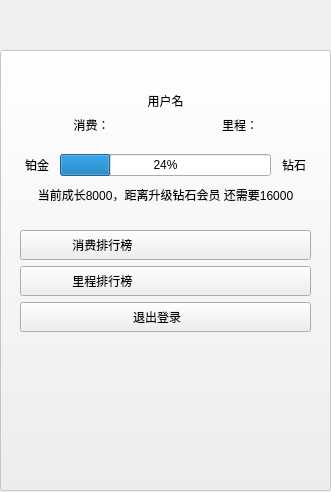
<?xml version="1.0" encoding="UTF-8"?>
<ui version="4.0">
 <class>userinfo</class>
 <widget class="QWidget" name="userinfo">
  <property name="geometry">
   <rect>
    <x>0</x>
    <y>0</y>
    <width>331</width>
    <height>492</height>
   </rect>
  </property>
  <property name="windowTitle">
   <string>Form</string>
  </property>
  <widget class="QPushButton" name="pushButton_4">
   <property name="enabled">
    <bool>false</bool>
   </property>
   <property name="geometry">
    <rect>
     <x>0</x>
     <y>50</y>
     <width>331</width>
     <height>441</height>
    </rect>
   </property>
   <property name="text">
    <string/>
   </property>
   <property name="checkable">
    <bool>false</bool>
   </property>
  </widget>
  <widget class="QWidget" name="verticalLayoutWidget">
   <property name="geometry">
    <rect>
     <x>20</x>
     <y>10</y>
     <width>291</width>
     <height>451</height>
    </rect>
   </property>
   <layout class="QVBoxLayout" name="verticalLayout" stretch="0,0,0,0,0,0,0,0,0,0,0">
    <item>
     <layout class="QHBoxLayout" name="horizontalLayout_3">
      <item>
       <widget class="QLabel" name="label">
        <property name="sizePolicy">
         <sizepolicy hsizetype="Preferred" vsizetype="Preferred">
          <horstretch>0</horstretch>
          <verstretch>0</verstretch>
         </sizepolicy>
        </property>
        <property name="minimumSize">
         <size>
          <width>76</width>
          <height>76</height>
         </size>
        </property>
        <property name="maximumSize">
         <size>
          <width>76</width>
          <height>76</height>
         </size>
        </property>
        <property name="layoutDirection">
         <enum>Qt::LayoutDirection::LeftToRight</enum>
        </property>
        <property name="text">
         <string/>
        </property>
        <property name="scaledContents">
         <bool>true</bool>
        </property>
        <property name="alignment">
         <set>Qt::AlignmentFlag::AlignCenter</set>
        </property>
       </widget>
      </item>
     </layout>
    </item>
    <item>
     <widget class="QLabel" name="label_2">
      <property name="text">
       <string>用户名</string>
      </property>
      <property name="alignment">
       <set>Qt::AlignmentFlag::AlignCenter</set>
      </property>
     </widget>
    </item>
    <item>
     <layout class="QHBoxLayout" name="horizontalLayout">
      <item>
       <widget class="QLabel" name="label_3">
        <property name="text">
         <string>消费：</string>
        </property>
        <property name="alignment">
         <set>Qt::AlignmentFlag::AlignCenter</set>
        </property>
       </widget>
      </item>
      <item>
       <widget class="QLabel" name="label_4">
        <property name="text">
         <string>里程：</string>
        </property>
        <property name="alignment">
         <set>Qt::AlignmentFlag::AlignCenter</set>
        </property>
       </widget>
      </item>
     </layout>
    </item>
    <item>
     <spacer name="verticalSpacer_3">
      <property name="orientation">
       <enum>Qt::Orientation::Vertical</enum>
      </property>
      <property name="sizeType">
       <enum>QSizePolicy::Policy::Fixed</enum>
      </property>
      <property name="sizeHint" stdset="0">
       <size>
        <width>20</width>
        <height>10</height>
       </size>
      </property>
     </spacer>
    </item>
    <item>
     <layout class="QHBoxLayout" name="horizontalLayout_2">
      <item>
       <widget class="QLabel" name="label_5">
        <property name="minimumSize">
         <size>
          <width>34</width>
          <height>30</height>
         </size>
        </property>
        <property name="maximumSize">
         <size>
          <width>34</width>
          <height>30</height>
         </size>
        </property>
        <property name="text">
         <string>铂金</string>
        </property>
        <property name="scaledContents">
         <bool>true</bool>
        </property>
        <property name="alignment">
         <set>Qt::AlignmentFlag::AlignCenter</set>
        </property>
       </widget>
      </item>
      <item>
       <widget class="QProgressBar" name="progressBar">
        <property name="value">
         <number>24</number>
        </property>
       </widget>
      </item>
      <item>
       <widget class="QLabel" name="label_6">
        <property name="minimumSize">
         <size>
          <width>34</width>
          <height>30</height>
         </size>
        </property>
        <property name="maximumSize">
         <size>
          <width>34</width>
          <height>30</height>
         </size>
        </property>
        <property name="text">
         <string>钻石</string>
        </property>
        <property name="scaledContents">
         <bool>true</bool>
        </property>
        <property name="alignment">
         <set>Qt::AlignmentFlag::AlignCenter</set>
        </property>
       </widget>
      </item>
     </layout>
    </item>
    <item>
     <widget class="QLabel" name="label_7">
      <property name="text">
       <string>当前成长8000，距离升级钻石会员 还需要16000</string>
      </property>
      <property name="alignment">
       <set>Qt::AlignmentFlag::AlignCenter</set>
      </property>
     </widget>
    </item>
    <item>
     <spacer name="verticalSpacer_2">
      <property name="orientation">
       <enum>Qt::Orientation::Vertical</enum>
      </property>
      <property name="sizeType">
       <enum>QSizePolicy::Policy::Fixed</enum>
      </property>
      <property name="sizeHint" stdset="0">
       <size>
        <width>20</width>
        <height>20</height>
       </size>
      </property>
     </spacer>
    </item>
    <item>
     <widget class="QPushButton" name="pushButton">
      <property name="minimumSize">
       <size>
        <width>0</width>
        <height>30</height>
       </size>
      </property>
      <property name="contextMenuPolicy">
       <enum>Qt::ContextMenuPolicy::CustomContextMenu</enum>
      </property>
      <property name="layoutDirection">
       <enum>Qt::LayoutDirection::RightToLeft</enum>
      </property>
      <property name="text">
       <string>消费排行榜                                      </string>
      </property>
      <property name="icon">
       <iconset resource="ApplicationIcon.qrc">
        <normaloff>:/build/Desktop_Qt_6_2_13_MinGW_64_bit-Debug/to.png</normaloff>:/build/Desktop_Qt_6_2_13_MinGW_64_bit-Debug/to.png</iconset>
      </property>
      <property name="iconSize">
       <size>
        <width>10</width>
        <height>10</height>
       </size>
      </property>
     </widget>
    </item>
    <item>
     <widget class="QPushButton" name="pushButton_2">
      <property name="minimumSize">
       <size>
        <width>0</width>
        <height>30</height>
       </size>
      </property>
      <property name="layoutDirection">
       <enum>Qt::LayoutDirection::RightToLeft</enum>
      </property>
      <property name="text">
       <string>里程排行榜                                      </string>
      </property>
      <property name="icon">
       <iconset resource="ApplicationIcon.qrc">
        <normaloff>:/build/Desktop_Qt_6_2_13_MinGW_64_bit-Debug/to.png</normaloff>:/build/Desktop_Qt_6_2_13_MinGW_64_bit-Debug/to.png</iconset>
      </property>
      <property name="iconSize">
       <size>
        <width>10</width>
        <height>10</height>
       </size>
      </property>
     </widget>
    </item>
    <item>
     <widget class="QPushButton" name="pushButton_3">
      <property name="minimumSize">
       <size>
        <width>0</width>
        <height>30</height>
       </size>
      </property>
      <property name="text">
       <string>退出登录     </string>
      </property>
      <property name="icon">
       <iconset resource="ApplicationIcon.qrc">
        <normaloff>:/build/Desktop_Qt_6_2_13_MinGW_64_bit-Debug/shutdown.png</normaloff>:/build/Desktop_Qt_6_2_13_MinGW_64_bit-Debug/shutdown.png</iconset>
      </property>
      <property name="iconSize">
       <size>
        <width>20</width>
        <height>20</height>
       </size>
      </property>
     </widget>
    </item>
    <item>
     <spacer name="verticalSpacer">
      <property name="orientation">
       <enum>Qt::Orientation::Vertical</enum>
      </property>
      <property name="sizeHint" stdset="0">
       <size>
        <width>20</width>
        <height>20</height>
       </size>
      </property>
     </spacer>
    </item>
   </layout>
  </widget>
 </widget>
 <resources>
  <include location="ApplicationIcon.qrc"/>
 </resources>
 <connections/>
</ui>
